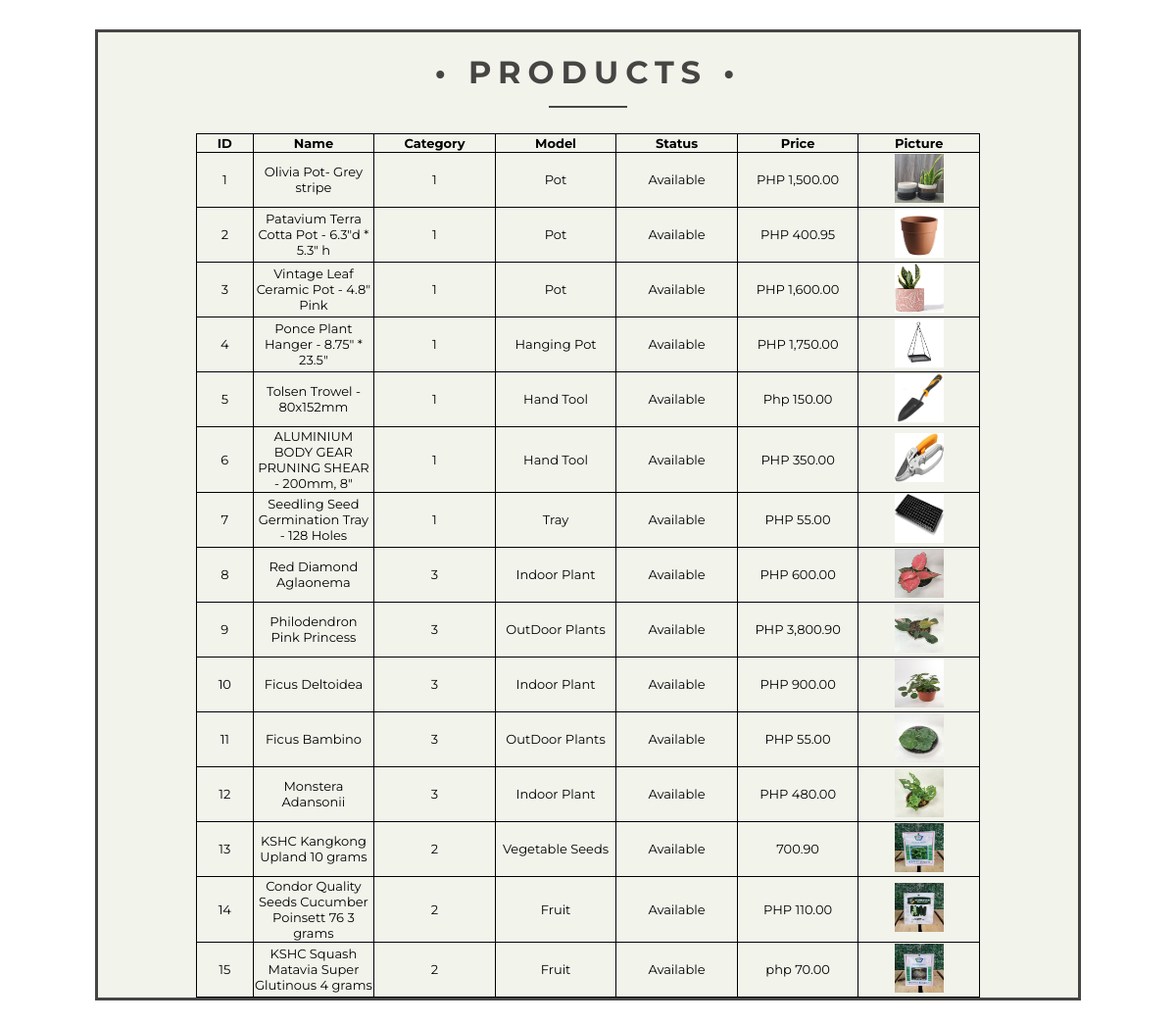
/admin/products.php, run on the app's committed database.
### tables this page shows
CREATE TABLE `product` (
  `Product_ID` int(255) NOT NULL,
  `productName` varchar(100) NOT NULL,
  `Category_ID` int(255) NOT NULL,
  `Model` varchar(50) NOT NULL,
  `Status` varchar(100) NOT NULL,
  `Price` varchar(255) NOT NULL,
  `Picture` varchar(255) NOT NULL
);

### admin/products.php (the view, shortened to what this page needs)
<?php
include '../includes/connect.php' ?>
<!doctype html>
<html lang="en">
<head>
</head>
<body>
<div id="container">
    <h1>&bull; Products &bull;</h1>
  <div class="underline">
  </div>
<?php
$result = mysqli_query($conn,"SELECT * FROM product");
?>
<br><br>
<div align="center">
  <table style="border: 1px solid black; width: 80%; border-collapse: collapse;">
    <thead>
        <th style="border: 1px solid black; width: 7%; border-collapse: collapse;">ID</th>
        <th style="border: 1px solid black; width: 15%; border-collapse: collapse;"> Name</th>
        <th style="border: 1px solid black; width: 15%; border-collapse: collapse;">Category</th>
        <th style="border: 1px solid black; width: 15%; border-collapse: collapse;">Model</th>
        <th style="border: 1px solid black; width: 15%; border-collapse: collapse;"> Status</th>
        <th style="border: 1px solid black; width: 15%; border-collapse: collapse;">Price</th>
        <th style="border: 1px solid black; width: 15%; border-collapse: collapse;"> Picture</th>
    </thead>
    <tbody style="border: 1px solid black; width: 80%; border-collapse: collapse; text-align: center;">
     <?php while($row = mysqli_fetch_array($result))
    {?>
    <tr style="border: 1px solid black; width: 80%; border-collapse: collapse;">
    <td style="border: 1px solid black; width: 7%; border-collapse: collapse;"><?Php echo $row['Product_ID']; ?></td>
    <td style="border: 1px solid black; width: 15%; border-collapse: collapse;"><?php echo $row['productName']; ?></td>
    <td style="border: 1px solid black; width: 15%; border-collapse: collapse;"><?php echo $row['Category_ID']; ?></td>
    <td style="border: 1px solid black; width: 15%; border-collapse: collapse;"><?php echo $row['Model']; ?></td>
    <td style="border: 1px solid black; width: 15%; border-collapse: collapse;"><?php echo $row['Status']; ?></td>
    <td style="border: 1px solid black; width: 15%; border-collapse: collapse;"><?php echo $row['Price']; ?></td>
    <td style="border: 1px solid black; width: 15%; border-collapse: collapse;"> <img src="../admin/images/items/<?php echo $row['Picture']; ?> " width="50" height="50"   ></td>
    </tr>
  <?php }mysqli_close($conn);?>
</tbody>
</table>
</div>
</div>
</body>
</html>

### admin/products.php (style rules this page uses)
html { font-family: 'Montserrat', Arial, sans-serif; -ms-text-size-adjust: 100%; -webkit-text-size-adjust: 100%; }
body { font-size: 13px; background-image: url(../background.jpg); background-size: cover; background-repeat: no-repeat; background-attachment: fixed; }
#container { border: solid 3px #474544; max-width: 1000px; margin: 30px auto; position: relative; background: #F2F3EB; }
h1 { color: #474544; font-size: 32px; font-weight: 700; letter-spacing: 7px; text-align: center; text-transform: uppercase; }
.underline { border-bottom: solid 2px #474544; margin: -0.512em auto; width: 80px; }

### data on the page
product: Product_ID "1", productName "Olivia Pot- Grey stripe", Category_ID "1", Model "Pot", Status "Available", Price "PHP 1,500.00", Picture (picture)
product: Product_ID "2", productName "Patavium Terra Cotta Pot - 6.3\"d * 5.3\" h", Category_ID "1", Model "Pot", Status "Available", Price "PHP 400.95", Picture (picture)
product: Product_ID "3", productName "Vintage Leaf Ceramic Pot - 4.8\" Pink", Category_ID "1", Model "Pot", Status "Available", Price "PHP 1,600.00", Picture (picture)
product: Product_ID "4", productName "Ponce Plant Hanger - 8.75\" * 23.5\"", Category_ID "1", Model "Hanging Pot", Status "Available", Price "PHP 1,750.00", Picture (picture)
product: Product_ID "5", productName "Tolsen Trowel - 80x152mm", Category_ID "1", Model "Hand Tool", Status "Available", Price "Php 150.00", Picture (picture)
product: Product_ID "6", productName "ALUMINIUM BODY GEAR PRUNING SHEAR - 200mm, 8\"", Category_ID "1", Model "Hand Tool", Status "Available", Price "PHP 350.00", Picture (picture)
product: Product_ID "7", productName "Seedling Seed Germination Tray - 128 Holes", Category_ID "1", Model "Tray", Status "Available", Price "PHP 55.00", Picture (picture)
product: Product_ID "8", productName "Red Diamond Aglaonema", Category_ID "3", Model "Indoor Plant", Status "Available", Price "PHP 600.00", Picture (picture)
product: Product_ID "9", productName "Philodendron Pink Princess", Category_ID "3", Model "OutDoor Plants", Status "Available", Price "PHP 3,800.90", Picture (picture)
product: Product_ID "10", productName "Ficus Deltoidea", Category_ID "3", Model "Indoor Plant", Status "Available", Price "PHP 900.00", Picture (picture)
product: Product_ID "11", productName "Ficus Bambino", Category_ID "3", Model "OutDoor Plants", Status "Available", Price "PHP 55.00", Picture (picture)
product: Product_ID "12", productName "Monstera Adansonii", Category_ID "3", Model "Indoor Plant", Status "Available", Price "PHP 480.00", Picture (picture)
product: Product_ID "13", productName "KSHC Kangkong Upland 10 grams", Category_ID "2", Model "Vegetable Seeds", Status "Available", Price "700.90", Picture (picture)
product: Product_ID "14", productName "Condor Quality Seeds Cucumber Poinsett 76 3 grams", Category_ID "2", Model "Fruit", Status "Available", Price "PHP 110.00", Picture (picture)
product: Product_ID "15", productName "KSHC Squash Matavia Super Glutinous 4 grams", Category_ID "2", Model "Fruit", Status "Available", Price "php 70.00", Picture (picture)
